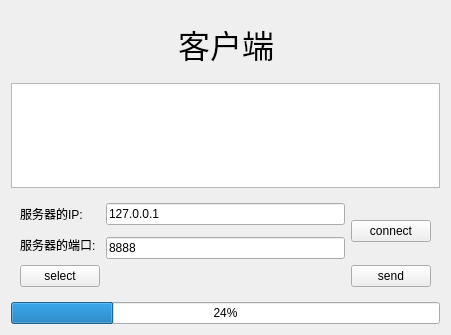
<?xml version="1.0" encoding="UTF-8"?>
<ui version="4.0">
 <class>ClientWidget</class>
 <widget class="QWidget" name="ClientWidget">
  <property name="geometry">
   <rect>
    <x>0</x>
    <y>0</y>
    <width>451</width>
    <height>335</height>
   </rect>
  </property>
  <property name="windowTitle">
   <string>Form</string>
  </property>
  <layout class="QVBoxLayout" name="verticalLayout">
   <item>
    <spacer name="verticalSpacer">
     <property name="orientation">
      <enum>Qt::Vertical</enum>
     </property>
     <property name="sizeHint" stdset="0">
      <size>
       <width>20</width>
       <height>56</height>
      </size>
     </property>
    </spacer>
   </item>
   <item>
    <widget class="QWidget" name="widget_2" native="true">
     <layout class="QHBoxLayout" name="horizontalLayout">
      <item>
       <spacer name="horizontalSpacer">
        <property name="orientation">
         <enum>Qt::Horizontal</enum>
        </property>
        <property name="sizeHint" stdset="0">
         <size>
          <width>125</width>
          <height>20</height>
         </size>
        </property>
       </spacer>
      </item>
      <item>
       <widget class="QLabel" name="label_3">
        <property name="font">
         <font>
          <family>楷体</family>
          <pointsize>24</pointsize>
         </font>
        </property>
        <property name="text">
         <string>客户端</string>
        </property>
        <property name="alignment">
         <set>Qt::AlignCenter</set>
        </property>
       </widget>
      </item>
      <item>
       <spacer name="horizontalSpacer_2">
        <property name="orientation">
         <enum>Qt::Horizontal</enum>
        </property>
        <property name="sizeHint" stdset="0">
         <size>
          <width>125</width>
          <height>20</height>
         </size>
        </property>
       </spacer>
      </item>
     </layout>
    </widget>
   </item>
   <item>
    <widget class="QTextEdit" name="clientTextEdit"/>
   </item>
   <item>
    <widget class="QWidget" name="widget" native="true">
     <layout class="QGridLayout" name="gridLayout">
      <item row="0" column="0">
       <widget class="QLabel" name="label">
        <property name="text">
         <string>服务器的IP:</string>
        </property>
       </widget>
      </item>
      <item row="0" column="1">
       <widget class="QLineEdit" name="lineEditIP">
        <property name="text">
         <string>127.0.0.1</string>
        </property>
       </widget>
      </item>
      <item row="2" column="1">
       <widget class="QLineEdit" name="lineEditPort">
        <property name="text">
         <string>8888</string>
        </property>
       </widget>
      </item>
      <item row="1" column="0" rowspan="2">
       <widget class="QLabel" name="label_2">
        <property name="text">
         <string>服务器的端口:</string>
        </property>
       </widget>
      </item>
      <item row="0" column="2" rowspan="3">
       <widget class="QPushButton" name="buttonConnect">
        <property name="text">
         <string>connect</string>
        </property>
       </widget>
      </item>
      <item row="3" column="2">
       <widget class="QPushButton" name="sendFileButton">
        <property name="text">
         <string>send</string>
        </property>
       </widget>
      </item>
      <item row="3" column="0">
       <widget class="QPushButton" name="selectFileButton">
        <property name="text">
         <string>select</string>
        </property>
       </widget>
      </item>
     </layout>
    </widget>
   </item>
   <item>
    <widget class="QProgressBar" name="progressBar">
     <property name="value">
      <number>24</number>
     </property>
    </widget>
   </item>
   <item>
    <spacer name="verticalSpacer_2">
     <property name="orientation">
      <enum>Qt::Vertical</enum>
     </property>
     <property name="sizeHint" stdset="0">
      <size>
       <width>20</width>
       <height>55</height>
      </size>
     </property>
    </spacer>
   </item>
  </layout>
 </widget>
 <resources/>
 <connections/>
</ui>
